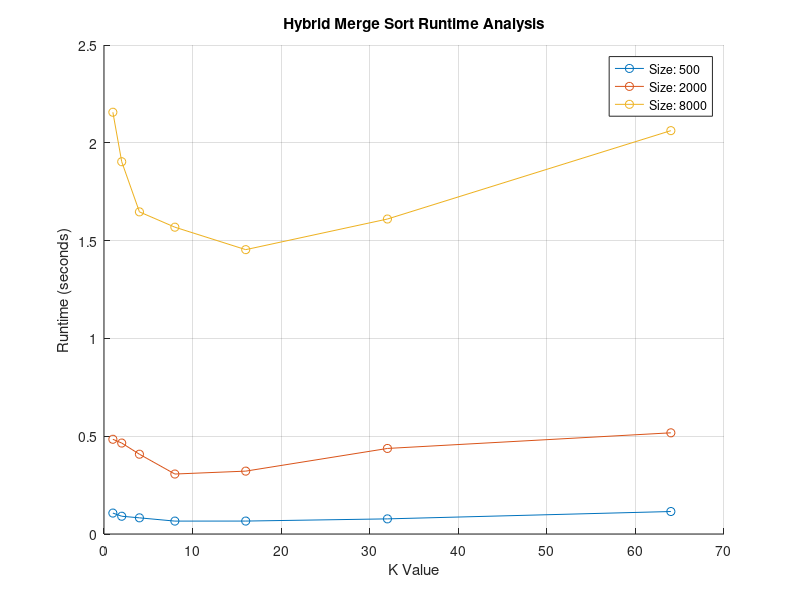

Reproduce this figure in MATLAB.
clc
clear
function arr = insertionSort (arr,left,right)

    for i = left+1:right
        key = arr(i);
        j = i - 1;
        while j >= left && arr(j) > key
            arr(j + 1) = arr(j);
            j = j - 1;
        end
        arr(j + 1) = key;
    end
end

function arr = hybridMergeSort (arr, left, right, k)
    
    if left  >= right
        return;
    end

    %when the remaining values equal less than or equal to k it starts
    %insertion sort
    if right - left + 1 <= k
            arr = insertionSort(arr, left, right);
        else
            mid = floor((left + right) / 2);
            arr = hybridMergeSort(arr, left, mid, k);
            arr = hybridMergeSort(arr, mid + 1, right, k);
            arr = merge(arr, left, mid, right);
    end
end


function arr = merge (arr,left,mid,right)
    mergedArr = zeros(1, right - left + 1);
        i = left; j = mid + 1; k = 1;
    
        while i <= mid && j <= right
            if arr(i) <= arr(j)
                mergedArr(k) = arr(i);
                i = i + 1;
            else
                mergedArr(k) = arr(j);
                j = j + 1;
            end
            k = k + 1;
        end
        while i <= mid
            mergedArr(k) = arr(i);
            i = i + 1;
            k = k + 1;
        end
        
        while j <= right
            mergedArr(k) = arr(j);
            j = j + 1;
            k = k + 1;
        end
        
        arr(left:right) = mergedArr;
end

K_values = [1, 2, 4, 8, 16, 32, 64];
array_sizes = [500, 2000, 8000];
timings = zeros(length(array_sizes),length(K_values));

for idx = 1:length(array_sizes)
    for kIdx = 1:length(K_values)
        n = array_sizes(idx);
        arr = randi(100, 1, n);
        k = K_values(kIdx);
        
        tic; 
        arr = hybridMergeSort(arr, 1, n, k);
        timings(idx, kIdx) = toc; 
    end
end

figure; 
hold on; 
for idx = 1:length(array_sizes)
    plot(K_values, timings(idx, :), '-o', 'DisplayName', sprintf('Size: %d', array_sizes(idx)));
end
hold off; 
xlabel('K Value');
ylabel('Runtime (seconds)');
title('Hybrid Merge Sort Runtime Analysis');
legend show; 
grid on; 
